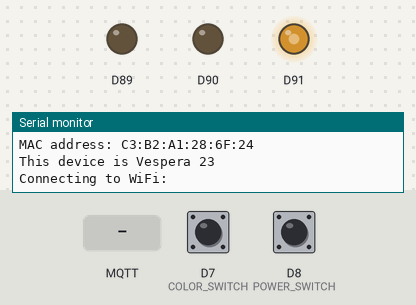
A sketch run on a simulated Arduino MKR. Parts: output pins drawn as LEDs (lit = HIGH), the last lines printed to the serial monitor. Inputs (shaded band) come from the test bench; at power-on: D7 (COLOR_SWITCH) HIGH, D8 (POWER_SWITCH) HIGH. WiFi joins after 1.5 s; servers stay silent unless stated; random numbers use the default seed unless the sketch sets one; no MQTT or app messages arrive unless stated.

Above: at 0.1 s.
At 3.2 s:
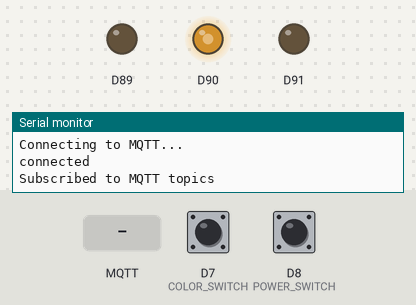
3.3 s: D7 (COLOR_SWITCH) pulled LOW for 1 s
5.8 s: D8 (POWER_SWITCH) pulled LOW for 0.6 s
7.9 s: MQTT message "1" arrives on the first subscribed topic
9.7 s: D8 (POWER_SWITCH) pulled LOW for 1 s
Timing chart, 0 to 12.7 s (numbered marks = the images above; inputs shaded):
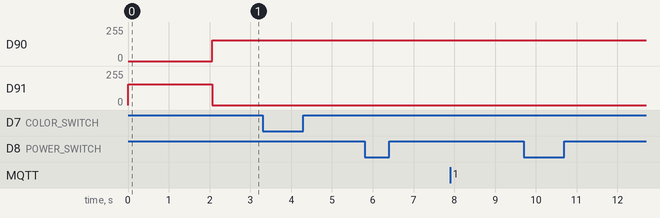

The sketch:

2switches_MQTT.ino
```cpp
// Duncan Wilson Oct 2025 - v1 - MQTT messager to vespera

// works with MKR1010

#include <SPI.h>
#include <WiFiNINA.h>
#include <PubSubClient.h>
#include "arduino_secrets.h"
#include <utility/wifi_drv.h>   // library to drive to RGB LED on the MKR1010


#define SECRET_MQTTUSER "Your MQTT Username"
#define SECRET_MQTTPASS "Your MQTT Password"
#define COLOR_SWITCH  7     // SS-5GL Color changing switch
#define POWER_SWITCH  8     // power control switch

const char* ssid          = SECRET_SSID;
const char* password      = SECRET_PASS;
const char* mqtt_username = SECRET_MQTTUSER;
const char* mqtt_password = SECRET_MQTTPASS;
const char* mqtt_server   = "mqtt.cetools.org";
const int mqtt_port       = 1884;

int colorIndex = 0;
int lastColorSwitch = HIGH;
int lastPowerSwitch = HIGH;
bool powerState = true;  // true = turn the lights on , false = turn the lights off

// define the RGB array
const byte colors[][3] = {
  {255, 0, 0},   // red
  {0, 255, 0},   // green
  {0, 0, 255},   // blue
  {255, 255, 0}, // yellow
  {255, 0, 255}, // pink
  {0, 255, 255}  // cyan
};
const int numColors = sizeof(colors) / sizeof(colors[0]);

// create wifi object and mqtt object
WiFiClient wifiClient;
PubSubClient mqttClient(wifiClient);

// Make sure to update your lightid value below with the one you have been allocated
String lightId = "23"; // the topic id number or user number being used.

// Here we define the MQTT topic we will be publishing data to
String mqtt_topic = "student/CASA0014/luminaire/" + lightId;
String clientId = "23"; // will set once i have mac address so that it is unique

// NeoPixel Configuration - we need to know this to know how to send messages
// to vespera
const int num_leds = 72;
const int payload_size = num_leds * 3; // x3 for RGB

// Create the byte array to send in MQTT payload this stores all the colours
// in memory so that they can be accessed in for example the rainbow function
byte RGBpayload[payload_size];

void setup() {
  Serial.begin(115200);
  //while (!Serial); // Wait for serial port to connect (useful for debugging)
  Serial.println("Vespera");


  // print your MAC address:
  byte mac[6];
  WiFi.macAddress(mac);
  Serial.print("MAC address: ");
  printMacAddress(mac);

  Serial.print("This device is Vespera ");
  Serial.println(lightId);

  // Connect to WiFi
  startWifi();

  // Connect to MQTT broker
  mqttClient.setServer(mqtt_server, mqtt_port);
  mqttClient.setBufferSize(2000);
  mqttClient.setCallback(callback);

  Serial.println("Set-up complete");

  pinMode(COLOR_SWITCH, INPUT_PULLUP);
  pinMode(POWER_SWITCH, INPUT_PULLUP);

  Serial.println("NeoPixel + 2 Switches test started.");
}

void loop() {
  // Reconnect if necessary
  if (!mqttClient.connected()) {
    reconnectMQTT();
  }

  if (WiFi.status() != WL_CONNECTED){
    startWifi();
  }
  // keep mqtt alive
  mqttClient.loop();


  int colorSwitchState = digitalRead(COLOR_SWITCH);
  int powerSwitchState = digitalRead(POWER_SWITCH);

  // Power control
  if (powerSwitchState == LOW && lastPowerSwitch == HIGH) {
    powerState = !powerState; // change the switch state
    Serial.print("Power toggled: ");
    Serial.println(powerState ? "ON" : "OFF");

    if (!powerState) {   // turn off
      send_all_off();
    } else {
    byte r = colors[colorIndex][0];
  byte g = colors[colorIndex][1];
  byte b = colors[colorIndex][2];
    fill_all(r, g, b);
  mqttClient.publish(mqtt_topic.c_str(), RGBpayload, payload_size);
    }

    delay(200);
  }

  // Change color
  if (colorSwitchState == LOW && lastColorSwitch == HIGH && powerState) {
    colorIndex = (colorIndex + 1) % numColors;
byte r = colors[colorIndex][0];
  byte g = colors[colorIndex][1];
  byte b = colors[colorIndex][2];
fill_all(r, g, b);
mqttClient.publish(mqtt_topic.c_str(), RGBpayload, payload_size);

    Serial.print("Color changed to index: ");
    Serial.println(colorIndex);
  }

  delay(1000);
}

// Function to update the R, G, B values of a single LED pixel
// RGB can a value between 0-254, pixel is 0-71 for a 72 neopixel strip
void send_RGB_to_pixel(int r, int g, int b, int pixel) {
  // Check if the mqttClient is connected before publishing
  if (mqttClient.connected()) {
    // Update the byte array with the specified RGB color pattern
    RGBpayload[pixel * 3 + 0] = (byte)r; // Red
    RGBpayload[pixel * 3 + 1] = (byte)g; // Green
    RGBpayload[pixel * 3 + 2] = (byte)b; // Blue

    // Publish the byte array
    mqttClient.publish(mqtt_topic.c_str(), RGBpayload, payload_size);

    Serial.println("Published whole byte array after updating a single pixel.");
  } else {
    Serial.println("MQTT mqttClient not connected, cannot publish from *send_RGB_to_pixel*.");
  }
}

void send_all_off() {
  // Check if the mqttClient is connected before publishing
  if (mqttClient.connected()) {
    // Fill the byte array with the specified RGB color pattern
    for(int pixel=0; pixel < num_leds; pixel++){
      RGBpayload[pixel * 3 + 0] = (byte)0; // Red
      RGBpayload[pixel * 3 + 1] = (byte)0; // Green
      RGBpayload[pixel * 3 + 2] = (byte)0; // Blue
    }
    // Publish the byte array
    mqttClient.publish(mqtt_topic.c_str(), RGBpayload, payload_size);

    Serial.println("Published an all zero (off) byte array.");
  } else {
    Serial.println("MQTT mqttClient not connected, cannot publish from *send_all_off*.");
  }
}

void send_all_random() {
  // Check if the mqttClient is connected before publishing
  if (mqttClient.connected()) {
    // Fill the byte array with the specified RGB color pattern
    for(int pixel=0; pixel < num_leds; pixel++){
      RGBpayload[pixel * 3 + 0] = (byte)random(50,256); // Red - 256 is exclusive, so it goes up to 255
      RGBpayload[pixel * 3 + 1] = (byte)random(50,256); // Green
      RGBpayload[pixel * 3 + 2] = (byte)random(50,256); // Blue
    }
    // Publish the byte array
    mqttClient.publish(mqtt_topic.c_str(), RGBpayload, payload_size);

    Serial.println("Published an all random byte array.");
  } else {
    Serial.println("MQTT mqttClient not connected, cannot publish from *send_all_random*.");
  }
}

void printMacAddress(byte mac[]) {
  for (int i = 5; i >= 0; i--) {
    if (mac[i] < 16) {
      Serial.print("0");
    }
    Serial.print(mac[i], HEX);
    if (i > 0) {
      Serial.print(":");
    }
  }
  Serial.println();
}
void fill_all(byte r, byte g, byte b) {
  for (int i = 0; i < num_leds; i++) {
    RGBpayload[i*3 + 0] = r;
    RGBpayload[i*3 + 1] = g;
    RGBpayload[i*3 + 2] = b;
  }
}
```

RGBLED.ino
```cpp
void toggleRGB(){

  WiFiDrv::analogWrite(25, 255);
  WiFiDrv::analogWrite(26, 0);
  WiFiDrv::analogWrite(27, 0);

  delay(1000);

  WiFiDrv::analogWrite(25, 0);
  WiFiDrv::analogWrite(26, 255);
  WiFiDrv::analogWrite(27, 0);

  delay(1000);

  WiFiDrv::analogWrite(25, 0);
  WiFiDrv::analogWrite(26, 0);
  WiFiDrv::analogWrite(27, 255);

  delay(1000);

  WiFiDrv::analogWrite(25, 0);
  WiFiDrv::analogWrite(26, 0);
  WiFiDrv::analogWrite(27, 0);

  delay(1000);
}

void LedRed(){
  WiFiDrv::analogWrite(25, 155);
  WiFiDrv::analogWrite(26, 0);
  WiFiDrv::analogWrite(27, 0);
}

void LedBlue(){
  WiFiDrv::analogWrite(25, 0);
  WiFiDrv::analogWrite(26, 0);
  WiFiDrv::analogWrite(27, 155);
}

void LedGreen(){
  WiFiDrv::analogWrite(25, 0);
  WiFiDrv::analogWrite(26, 155);
  WiFiDrv::analogWrite(27, 0);
}
```

arduino_secrets.h
```cpp
#define SECRET_SSID ""
#define SECRET_PASS ""
```

connections.ino
```cpp
// Function to handle incoming MQTT messages
void callback(char* topic, byte* payload, unsigned int length) {
  Serial.print("Message received on topic: ");
  Serial.println(topic);
}


// Connect wifi and get mac address for unique clientId and print out some setup info
void startWifi(){
  delay(10);
  LedBlue(); // show Blue LED when looking for wifi
  Serial.print("Connecting to WiFi: ");
  Serial.println(ssid);

  // Check if the WiFi module is present
  if (WiFi.status() == WL_NO_MODULE) {
    Serial.println("Communication with WiFi module failed!");
    // Don't continue if module is not present
    while (true);
  }

  // Attempt to connect to WiFi network
  int status = WL_IDLE_STATUS;
  while (status != WL_CONNECTED) {
    status = WiFi.begin(ssid, password);
    Serial.print(".");
    delay(500);
  }

  Serial.println("\nWiFi connected!");
  Serial.print("IP address: ");
  Serial.println(WiFi.localIP());

  LedGreen(); // all good so show green for go
}


// handle reconnects to MQTT broker
void reconnectMQTT() {
  // Loop until we're reconnected
  LedBlue();
  while (!mqttClient.connected()) {
    Serial.println("Connecting to MQTT...");
    if (mqttClient.connect(clientId.c_str(), mqtt_username, mqtt_password)) {
      Serial.println("connected");
      // Subscribe to the topic you want to listen to
      mqttClient.subscribe(mqtt_topic.c_str());
      Serial.println("Subscribed to MQTT topics");
    } else {
      Serial.print("failed, rc=");
      Serial.print(mqttClient.state());
      Serial.println(" try again in 5 seconds");
      delay(5000);
    }
  }
  LedGreen();
}
```
